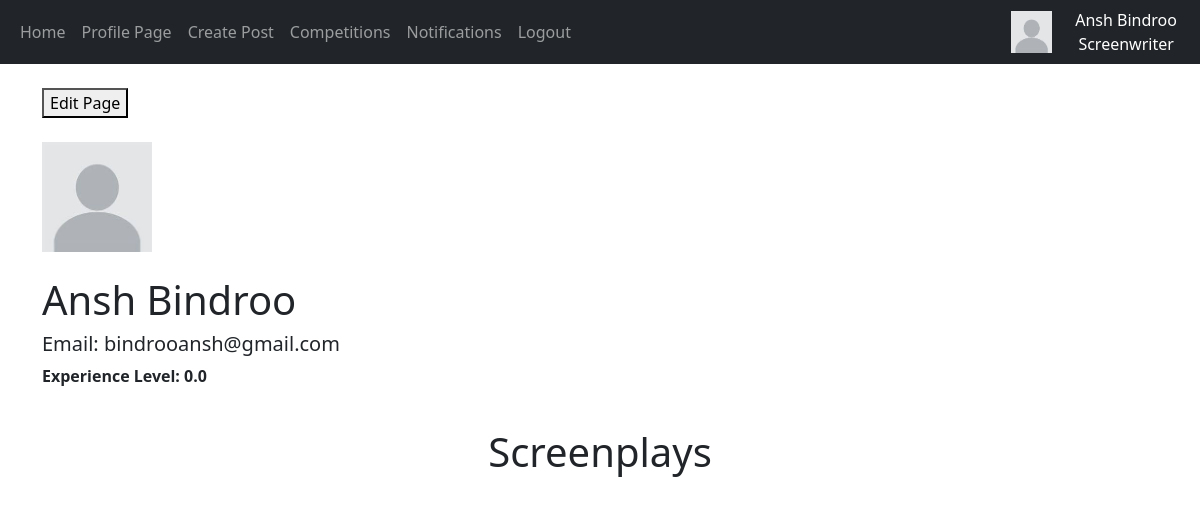
Page /profilepage/1 (signed in) on the earlier database version.
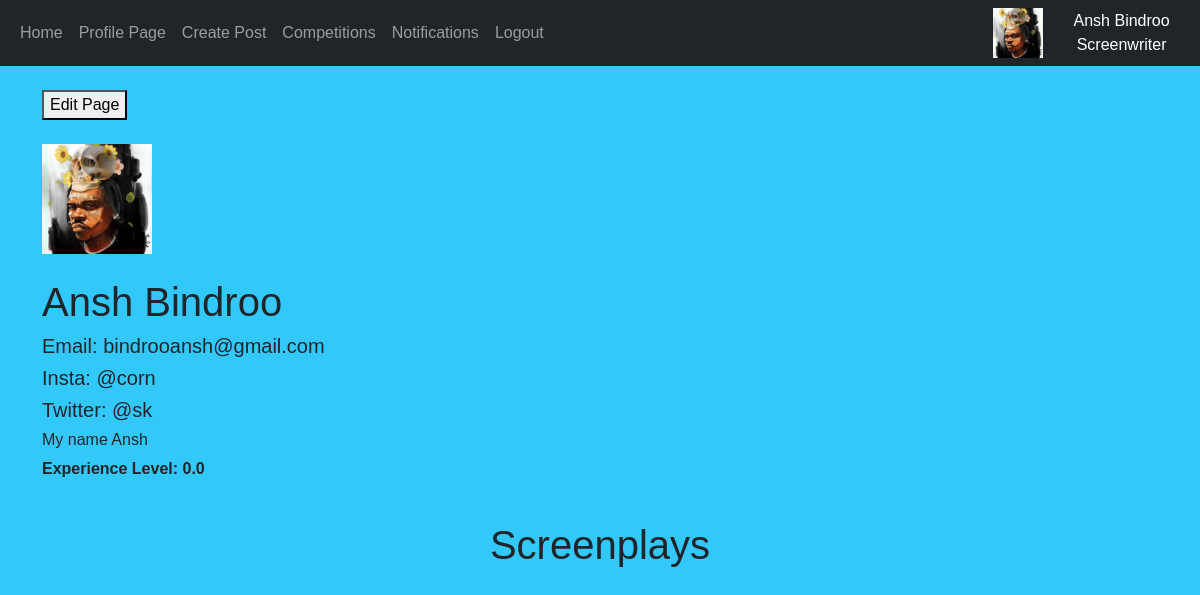
Same page on the later database version.
### website/models.py (models this page shows)
class Users(db.Model, UserMixin):
    __tablename__ = "Users"
    id = db.Column(db.Integer, primary_key=True)
    email = db.Column(db.String(150), unique=True)
    username = db.Column(db.String(150), unique=True)
    forename = db.Column(db.String(75), unique=True)
    surname = db.Column(db.String(75))
    password = db.Column(db.String(150))
    date_created = db.Column(db.DateTime(timezone=True), default=func.now())
    accounttype = db.Column(db.Integer)
    profilepic = db.Column(db.String(), nullable=True)
    biography = db.Column(db.Text)
    insta = db.Column(db.String(), nullable=True)
    twitter = db.Column(db.String(), nullable=True)
    writers = db.relationship('Screenwriters', backref="user", passive_deletes=True)
    producers = db.relationship('Producers', backref="user", passive_deletes=True)

class Screenwriters(db.Model):
    __tablename__ = "Screenwriters"
    writerid = db.Column(db.Integer, primary_key=True)
    userid = db.Column(db.Integer, db.ForeignKey('Users.id'))
    backgroundcolour = db.Column(db.Integer)
    fontstyle = db.Column(db.String(30))
    experiencelevel = db.Column(db.Float)
    posts = db.relationship('Screenplays', backref="writer", passive_deletes=True)
    commenters = db.relationship('Comments', backref="writer", passive_deletes=True)
    responsees = db.relationship('Notifications', backref="writer", passive_deletes=True)
    likes = db.relationship('LikedScreenplays', backref="writer", passive_deletes=True)

### website/views.py (the view)
@views.route("/profilepage/<userid>")
@login_required
def profilepage(userid):
    profileuser = Users.query.filter_by(id=userid).first()
    if profileuser.accounttype == 1:
        writer = Screenwriters.query.filter_by(userid=userid).first()
        scripts = Screenplays.query.filter_by(writerid = writer.writerid)
        rating = 0
        for i in scripts:
            if i.avgrating != None:
                rating += i.avgrating
        writer.experiencelevel = rating*scripts.count()
        db.session.commit()
        comments = Comments.query.all()
        scripthas = ScriptHas.query.all()
        return flask.render_template("profilepage.html", user=current_user, posts=scripts, comments=comments, scripthas=scripthas, profileuser=profileuser, details=writer)
    if profileuser.accounttype == 2:
        return flask.render_template("profilepage.html", user=current_user, profileuser=profileuser)

### website/templates/profilepage.html (shortened to what this page needs)
{% extends "base.html" %}
{% block content %}
<!DOCTYPE html>
<html lang="en">
<head>
</head>
<body class="profilepage">
        {% if profileuser.id == user.id %}
        <a href="/pageeditor/{{user.id}}"><button type="button">Edit Page</button></a>
        {% endif %}
        <br>
        <br>
        {% if profileuser.profilepic %}
        <img src="{{ url_for('static', filename='images/'+ profileuser.profilepic) }}" alt="Profile picture" height="110px" width="110px">
        {% else %}
        <img src="/static/images/default.jpg" alt="Default profile picture" height="110px" width="110px">
        {% endif %}
        <br>
        <br>
        <h1>{{  profileuser.username }}</h1>
        <h5>Email: {{ profileuser.email }}</h5>
        {% if profileuser.insta %}
        <h5>Insta: {{ profileuser.insta }}</h5>
        {% endif %}
        {% if profileuser.twitter %}
        <h5>Twitter: {{ profileuser.twitter }}</h5>
        {% endif %}
        {% if profileuser.biography %}
        <h6>{{ profileuser.biography }}</h6>
        {% endif %}
        {% if profileuser.accounttype == 1 %}
            <b><p>Experience Level: {{ details.experiencelevel }}</p></b>
            <br>
            <div id="posts" style="text-align:center" class="container">
                <h1>Screenplays</h1>
            </div>
        {% endif %}
    </div>
</body>
</html>
{% endblock %}

### website/templates/base.html (shortened to what this page needs)
<!DOCTYPE html>
<html lang="en">
  <head>
    <link
      href="https://cdn.jsdelivr.net/npm/bootstrap@5.0.2/dist/css/bootstrap.min.css"
      rel="stylesheet"
    />
  </head>
  <body>
    <nav class="navbar navbar-expand-lg navbar-dark bg-dark">
      <div class="container-fluid">
        <div class="collapse navbar-collapse" id="navbar">
          <div class="navbar-nav">
            <a class="nav-item nav-link" href="/home">Home</a>
            {% if user.is_authenticated %}
            <a class="nav-item nav-link" href="/profilepage/{{user.id}}">Profile Page</a>
            <a class="nav-item nav-link" href="/post">Create Post</a>
            <a class="nav-item nav-link" href="/competitions">Competitions</a>
            <a class="nav-item nav-link" href="/notifications/{{user.id}}">Notifications</a>
            <a class="nav-item nav-link" href="/logout">Logout</a>
            {% else %}
            <a class="nav-item nav-link" href="/login">Login</a>
            <a class="nav-item nav-link" href="/sign-up">Sign Up</a>
            {% endif %}
          </div>
        </div>
      </div>
      <div style="text-align: right">
        {% if user.is_authenticated %}
          {% if user.profilepic %}
            <a href="/profilepage/{{user.id}}"" target=_blank><img src="{{ url_for('static', filename='images/'+ user.profilepic) }}" alt="Profile picture" height="50px%" width="50px%"></a>
          {% else %}
            <a href="/profilepage/{{user.id}}"" target=_blank><img src="/static/images/default.jpg" alt="Default profile picture" height="25%" width="25%"></a>
          {% endif %}
        {% endif %}
      </div>
      <div style="text-align: center; color: white;" >
        {{ user.username }}
        {% if user.accounttype == 1 %}
          Screenwriter
        {% elif user.accounttype == 2 %}
          Producer
        {% endif %}
      </div>
    </nav>
    <br>
    <div class="container">{% block content %}{% endblock %}</div>
  </body>
</html>

Differences in the rows shown:
changed Users "Ansh Bindroo": profilepic: picture added; insta (not shown) → "@corn"; twitter (not shown) → "@sk"; biography (not shown) → "My name Ansh"
Other differences:
text now shown: "Insta: Twitter:"
